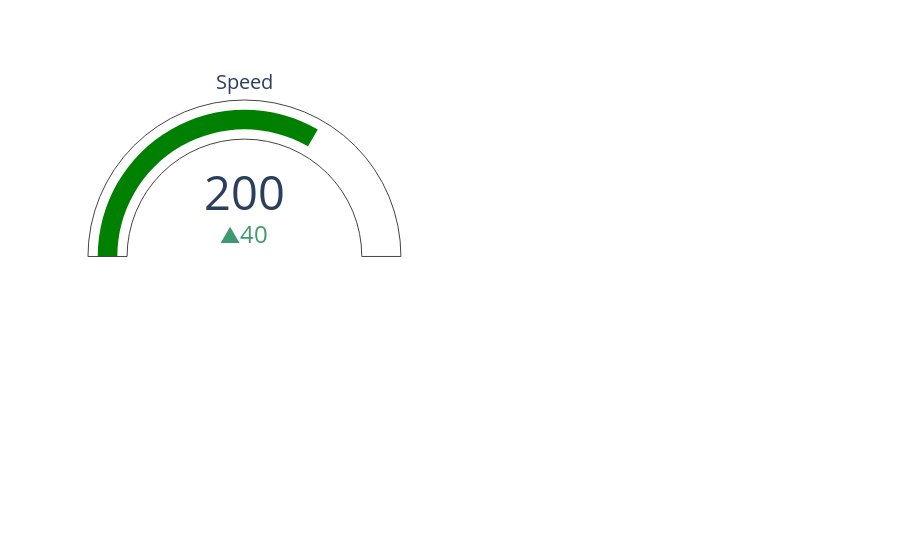

Notebook code cell kept with this figure:
### Code cell
# testing sample code
fig1 = go.Figure()

fig1.add_trace(go.Indicator(
    value = 200,
    delta = {'reference': 160},
    gauge = {
        'axis': {'visible': False}},
    domain = {'row': 0, 'column': 0}))
fig1.update_layout(
    grid = {'rows': 2, 'columns': 2, 'pattern': "independent"},
    template = {'data' : {'indicator': [{
        'title': {'text': "Speed"},
        'mode' : "number+delta+gauge"}]
                         }})

### Figure 1 — Plotly figure (JSON) as saved in the notebook; plotly's stock layout.template omitted (floating-point values rounded to 4 significant figures)
{"data": [{"delta": {"reference": 160}, "domain": {"column": 0, "row": 0}, "gauge": {"axis": {"visible": false}}, "type": "indicator", "value": 200}], "layout": {"grid": {"columns": 2, "pattern": "independent", "rows": 2}}}
